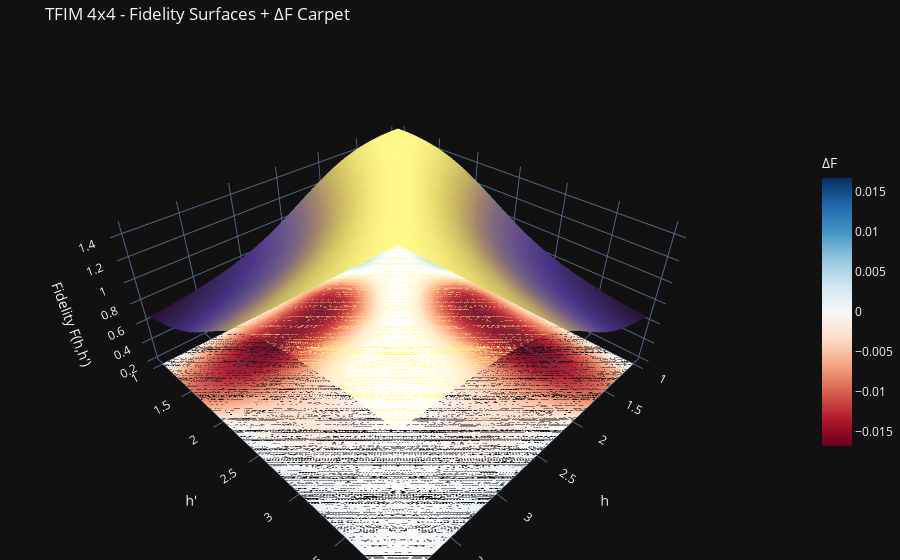

Notebook source saved alongside this figure:
### Code cell
import plotly.graph_objects as go
import numpy as np

h_mem = np.asarray(h_values_surf, dtype=float)
F_mem = np.asarray(F_mem, dtype=float)

if not (h_mem.shape == h_file.shape and np.allclose(h_mem, h_file) and F_mem.shape == F_file.shape):
    raise ValueError(
        f"Grids/shapes don't match.\n"
        f"h_mem: {h_mem.shape}, h_file: {h_file.shape}, F_mem: {F_mem.shape}, F_file: {F_file.shape}"
    )

h = h_mem
H1, H2 = np.meshgrid(h, h)

dF = F_mem - F_file
absmax = float(np.max(np.abs(dF))) + 1e-12

z_min = float(min(F_mem.min(), F_file.min()))
z_max = float(max(F_mem.max(), F_file.max()))
z_range = z_max - z_min

# old-style constant lift so surfaces don't intersect the carpet
Z_LIFT = 0.5

# tiny extra offset to avoid z-fighting between the two lifted surfaces
z_eps = 1e-3 * (z_range + 1e-12)

# carpet at the bottom (old style)
z_floor = z_min

fig = go.Figure()

# file surface
fig.add_trace(go.Surface(
    x=H1, y=H2, z=F_file + Z_LIFT,
    colorscale="Viridis",
    showscale=False,
    opacity=0.90,
    name="file fidelity"
))

# memory surface
fig.add_trace(go.Surface(
    x=H1, y=H2, z=F_mem + Z_LIFT + z_eps,
    colorscale="Magma",
    showscale=False,
    opacity=0.55,
    name="memory fidelity"
))

# difference carpet
fig.add_trace(go.Surface(
    x=H1, y=H2, z=np.full_like(dF, z_floor),
    surfacecolor=dF,
    colorscale="RdBu",
    cmin=-absmax, cmax=absmax,
    showscale=True,
    opacity=0.95,
    name="ΔF (mem-file)",
    colorbar=dict(title="ΔF", len=0.6)
))

fig.update_layout(
    title="TFIM 4x4 - Fidelity Surfaces + ΔF Carpet",
    margin=dict(l=0, r=0, b=0, t=40),
    scene=dict(
        xaxis_title="h",
        yaxis_title="h'",
        zaxis_title="Fidelity F(h,h')",
        zaxis=dict(range=[z_floor, z_max + Z_LIFT + 3.0 * z_eps]),
    ),
)

fig.show()

### Figure 1 — Plotly figure (JSON) as saved in the notebook; plotly's stock layout.template omitted (floating-point values rounded to 4 significant figures; data arrays with more than 128 entries replaced by an {"elided": "..."} marker saying what was removed)
{"data": [{"colorscale": [[0.0, "#440154"], [0.1111, "#482878"], [0.2222, "#3e4989"], [0.3333, "#31688e"], [0.4444, "#26828e"], [0.5556, "#1f9e89"], [0.6667, "#35b779"], [0.7778, "#6ece58"], [0.8889, "#b5de2b"], [1.0, "#fde725"]], "name": "file fidelity", "opacity": 0.9, "showscale": false, "x": {"elided": "25x25 float values"}, "y": {"elided": "25x25 float values"}, "z": {"elided": "25x25 float values"}, "type": "surface"}, {"colorscale": [[0.0, "#000004"], [0.1111, "#180f3d"], [0.2222, "#440f76"], [0.3333, "#721f81"], [0.4444, "#9e2f7f"], [0.5556, "#cd4071"], [0.6667, "#f1605d"], [0.7778, "#fd9668"], [0.8889, "#feca8d"], [1.0, "#fcfdbf"]], "name": "memory fidelity", "opacity": 0.55, "showscale": false, "x": {"elided": "25x25 float values"}, "y": {"elided": "25x25 float values"}, "z": {"elided": "25x25 float values"}, "type": "surface"}, {"cmax": 0.01675, "cmin": -0.01675, "colorbar": {"len": 0.6, "title": {"text": "ΔF"}}, "colorscale": [[0.0, "rgb(103,0,31)"], [0.1, "rgb(178,24,43)"], [0.2, "rgb(214,96,77)"], [0.3, "rgb(244,165,130)"], [0.4, "rgb(253,219,199)"], [0.5, "rgb(247,247,247)"], [0.6, "rgb(209,229,240)"], [0.7, "rgb(146,197,222)"], [0.8, "rgb(67,147,195)"], [0.9, "rgb(33,102,172)"], [1.0, "rgb(5,48,97)"]], "name": "ΔF (mem-file)", "opacity": 0.95, "showscale": true, "surfacecolor": {"elided": "25x25 float values"}, "x": {"elided": "25x25 float values"}, "y": {"elided": "25x25 float values"}, "z": {"elided": "25x25 float values"}, "type": "surface"}], "layout": {"margin": {"l": 0, "r": 0, "b": 0, "t": 40}, "scene": {"zaxis": {"title": {"text": "Fidelity F(h,h')"}, "range": [0.1733, 1.502]}, "xaxis": {"title": {"text": "h"}}, "yaxis": {"title": {"text": "h'"}}}, "title": {"text": "TFIM 4x4 - Fidelity Surfaces + ΔF Carpet"}}}
